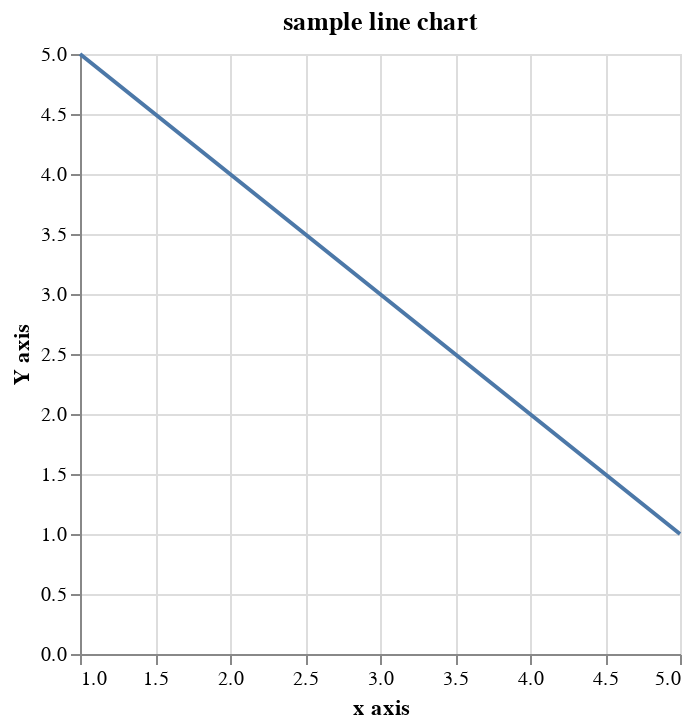

Notebook code cell kept with this figure:
### Code cell
line_chrt=alt.Chart(data).mark_line().encode(
   x=alt.X('a',title="x axis"),
   y=alt.Y('b',title="Y axis") 
).properties(
    title="sample line chart"

)
line_chrt

### Figure 1 — Vega-Lite specification as saved in the notebook (floating-point values rounded to 4 significant figures)
{"config": {"view": {"continuousWidth": 300, "continuousHeight": 300}}, "data": {"name": "data-fb387ff08830c2ebcd45307b627b11b2"}, "mark": {"type": "line"}, "encoding": {"x": {"field": "a", "title": "x axis", "type": "quantitative"}, "y": {"field": "b", "title": "Y axis", "type": "quantitative"}}, "title": "sample line chart", "$schema": "https://vega.github.io/schema/vega-lite/v5.17.0.json", "datasets": {"data-fb387ff08830c2ebcd45307b627b11b2": [{"a": 1, "b": 5}, {"a": 2, "b": 4}, {"a": 3, "b": 3}, {"a": 4, "b": 2}, {"a": 5, "b": 1}]}}
